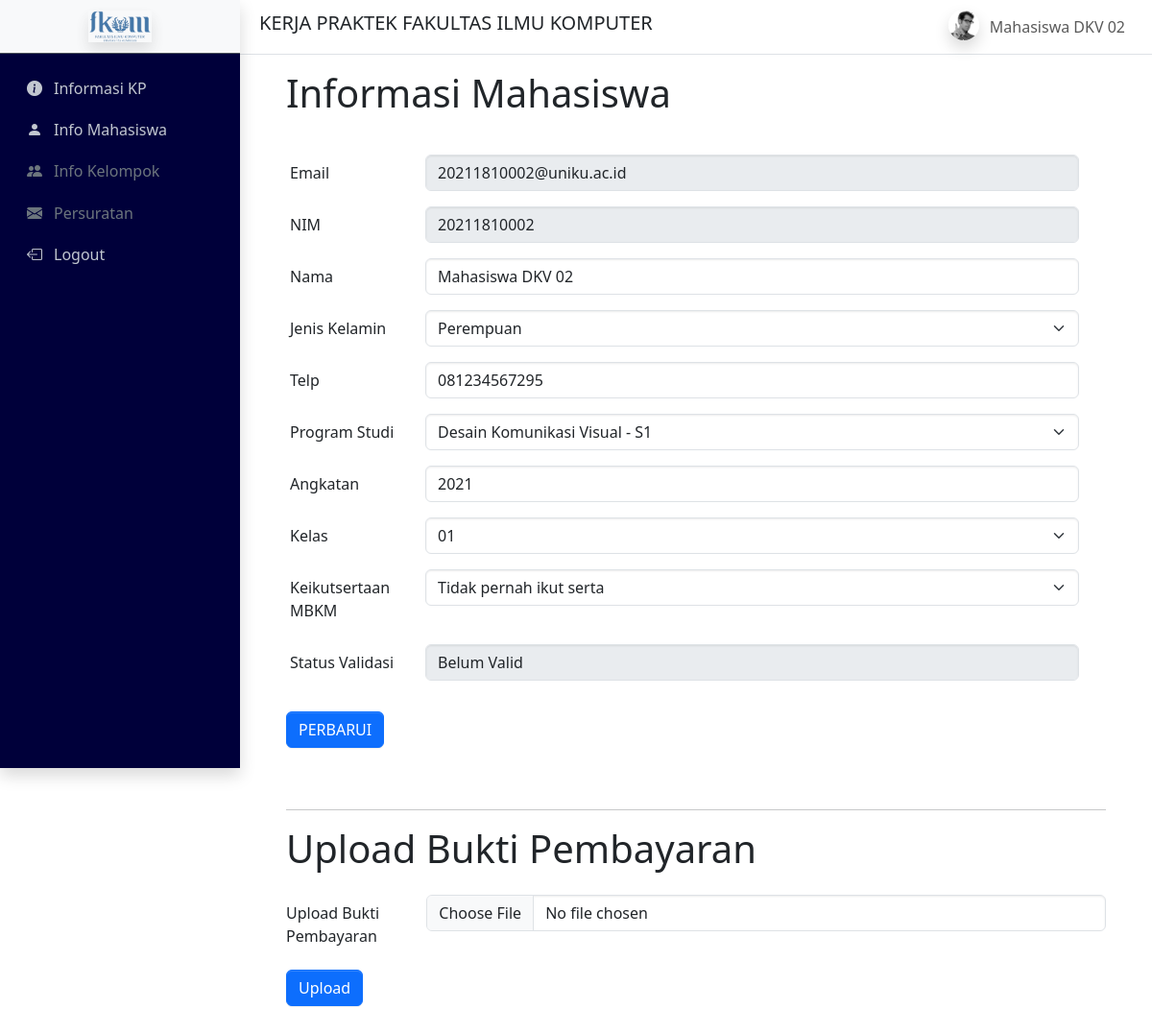
The page /pages/user/dashboard/infomhs.php (signed in) on the database its author committed.
### tables this page shows
CREATE TABLE `mahasiswa` (
  `nim` varchar(15) NOT NULL,
  `email` varchar(50) NOT NULL,
  `password` varchar(255) NOT NULL,
  `nama` varchar(100) NOT NULL,
  `jk` varchar(5) NOT NULL,
  `telp` varchar(15) DEFAULT NULL,
  `prodi` varchar(5) NOT NULL,
  `angkatan` int NOT NULL,
  `kelas` varchar(5) NOT NULL,
  `mbkm` int NOT NULL,
  `jaket` varchar(5) NOT NULL,
  `status` varchar(10) DEFAULT NULL,
  `file_upload` varchar(50) DEFAULT NULL,
  `status_validasi` int DEFAULT NULL
);

### pages/user/dashboard/infomhs.php (the view, shortened to what this page needs)
<?php
include('../../koneksi.php');
if($_SESSION['no_kelompok'] == '-') {
    $is_no_kelompok_empty = 1;
}
$query = "
    SELECT COUNT(*) AS count
    FROM kpconnection kc
    INNER JOIN mahasiswa m ON kc.nim = m.nim
    INNER JOIN kelompok k ON kc.no_kelompok = k.no_kelompok
    WHERE k.no_kelompok = ? AND m.status_validasi = 0
";
$stmt = $conn->prepare($query);
if ($stmt) {
    $stmt->bind_param("i", $_SESSION['no_kelompok']);
    $stmt->execute();
    $result = $stmt->get_result();
    $data = $result->fetch_assoc();
    $is_disabled = $data['count'] > 0;
} else {
    die("Query failed: " . $conn->error);
}
$user_nim = $_SESSION['user_nim'];
$query = "SELECT * FROM mahasiswa WHERE nim = '$user_nim'";
$result = $conn->query($query);
if ($result->num_rows > 0) {
    $mahasiswa = $result->fetch_assoc();
} else {
    $mahasiswa = null;
}
$status_val = $mahasiswa['status_validasi'] == 1 ? "Valid" : "Belum Valid";
?>
<!DOCTYPE html>
<html lang="en">
<head>
    <link rel="stylesheet" href="../../../css/adminlte.min.css"/>
    <link rel="stylesheet" href="https://cdn.jsdelivr.net/npm/bootstrap-icons@1.11.3/font/bootstrap-icons.min.css">
</head>
<body>
    <body class="layout-fixed sidebar-expand-lg">
        <div class="app-wrapper">
            <nav class="app-header navbar navbar-expand bg-body">
                <div class="container-fluid">
                    <h5 class="brand-text text-dark ms-2 align-middle">KERJA PRAKTEK FAKULTAS ILMU KOMPUTER</h5>
                    <ul class="navbar-nav ms-auto">
                        <li class="nav-item dropdown user-menu">
                            <a href="#" class="nav-link dropdown-toggle" data-bs-toggle="dropdown">
                                <img src="/dist/assets/img/user2-160x160.jpg" class="user-image rounded-circle shadow" alt="User Image">
                                <span class="d-none d-md-inline"><?php echo htmlspecialchars($_SESSION['user_name']);?></span>
                            </a>
                        </li>
                    </ul>
                </div>
            </nav>
            <aside class="app-sidebar shadow" style="background-color: rgb(0, 0, 58); color: white;" data-bs-theme="dark">
                <div class="sidebar-brand bg-light"> <a href="./home.html" class="brand-link"> <img src="/dist/assets/img/LOGOFKOM.png" alt="AdminLTE Logo" class="brand-image opacity-75 shadow"> </a> </div>
                <div class="sidebar-wrapper">
                    <nav class="mt-2">
                        <ul class="nav sidebar-menu flex-column" role="menu">
                            <li class="nav-item"> <a href="infokp.php" class="nav-link"><i class="nav-icon bi bi-info-circle-fill"></i>
                                <p>Informasi KP</p>
                            </a> </li>
                            <li class="nav-item"> <a href="infomhs.php" class="nav-link"> <i class="nav-icon bi bi-person-fill"></i>
                                    <p>Info Mahasiswa</p>
                                </a> </li>
                                <li class="nav-item">  <a href="infokelompok.php"
       class="nav-link <?php echo $is_no_kelompok_empty == 1 ? 'disabled' : ''; ?>"
       <?php echo $is_no_kelompok_empty == 1 ? 'tabindex="-1" aria-disabled="true"' : ''; ?>>
        <i class="nav-icon bi bi-people-fill"></i>
        <p>Info Kelompok</p>
    </a> </li>
                            <li class="nav-item"><a href="persuratan.php"
       class="nav-link <?php echo ($is_no_kelompok_empty == 1 || $is_disabled) ? 'disabled' : ''; ?>"
       <?php echo ($is_no_kelompok_empty == 1 || $is_disabled) ? 'tabindex="-1" aria-disabled="true"' : ''; ?>>
        <i class="nav-icon bi bi-envelope-fill"></i>
        <p>Persuratan</p>
    </a></li>
                            <li class="nav-item"> <a href="../../logout.php" class="nav-link"> <i class="nav-icon bi bi-box-arrow-left"></i>
                                    <p>Logout</p>
                                </a> </li>
                        </ul>
                    </nav>
                </div>
            </aside>
            <main class="app-main">
                <div class="container-fluid px-5 py-3">
                    <h1>Informasi Mahasiswa</h1>
                    <?php if ($mahasiswa): ?>
                    <form action="<?= htmlspecialchars($_SERVER['PHP_SELF']) . '?v=' . time(); ?>" method="post" class="row g-3 py-5">
                        <div class="row mb-3">
                            <label for="emailform" class="col-sm-2 col-form-label">Email</label>
                            <div class="col-sm-10">
                                <input type="email" class="form-control" name="email" id="emailform" value="<?= htmlspecialchars($mahasiswa['email']) ?>" disabled>
                            </div>
                        </div>
                        <div class="row mb-3">
                            <label for="nim" class="col-sm-2 col-form-label">NIM</label>
                            <div class="col-sm-10">
                                <input type="text" class="form-control" name="nim" id="nim" value="<?= htmlspecialchars($mahasiswa['nim']) ?>" disabled>
                            </div>
                        </div>
                        <div class="row mb-3">
                            <label for="nama" class="col-sm-2 col-form-label">Nama</label>
                            <div class="col-sm-10">
                                <input type="text" name="nama" class="form-control" id="nama" value="<?= htmlspecialchars($mahasiswa['nama']) ?>" required>
                            </div>
                        </div>
                        <div class="row mb-3">
                            <label for="jk" class="col-sm-2 col-form-label">Jenis Kelamin</label>
                            <div class="col-sm-10">
                                <select name="jk" id="jk" class="form-select">
                                    <option value="P" <?= $mahasiswa['jk'] === 'P' ? 'selected' : '' ?>>Perempuan</option>
                                </select>
                            </div>
                        </div>
                        <div class="row mb-3">
                            <label for="telp" class="col-sm-2 col-form-label">Telp</label>
                            <div class="col-sm-10">
                                <input type="text" class="form-control" name="telp" id="telp" value="<?= htmlspecialchars($mahasiswa['telp']) ?>">
                            </div>
                        </div>
                        <div class="row mb-3">
                            <label for="prodi" class="col-sm-2 col-form-label">Program Studi</label>
                            <div class="col-sm-10">
                                <select name="prodi" id="prodi" class="form-select">
                                    <option value="DKV" <?= $mahasiswa['prodi'] === 'DKV' ? 'selected' : '' ?>>Desain Komunikasi Visual - S1</option>
                                </select>
                            </div>
                        </div>
                        <div class="row mb-3">
                            <label for="angkatan" class="col-sm-2 col-form-label">Angkatan</label>
                            <div class="col-sm-10">
                                <input type="text" name="angkatan" class="form-control" id="angkatan" value="<?= htmlspecialchars($mahasiswa['angkatan']) ?>" required>
                            </div>
                        </div>
                        <div class="row mb-3">
                            <label for="kelas" class="col-sm-2 col-form-label">Kelas</label>
                            <div class="col-sm-10">
                                <select name="kelas" id="kelas" class="form-select">
                                    <option value="01" <?= $mahasiswa['kelas'] === '01' ? 'selected' : '' ?>>01</option>
                                </select>
                            </div>
                        </div>
                        <div class="row mb-3">
                            <label for="mbkm" class="col-sm-2 col-form-label">Keikutsertaan MBKM</label>
                            <div class="col-sm-10">
                                <select name="mbkm" id="mbkm" class="form-select">
                                    <option value="0" <?= $mahasiswa['mbkm'] === '0' ? 'selected' : '' ?>>Tidak pernah ikut serta</option>
                                </select>
                            </div>
                        </div>
                        <div class="row mb-3">
                            <label for="status_validasi" class="col-sm-2 col-form-label">Status Validasi</label>
                            <div class="col-sm-10">
                                <input type="text" class="form-control" name="status_validasi" id="status_validasi" placeholder="Status Validasi" value="<?= htmlspecialchars($status_val) ?>" disabled>
                            </div>
                        </div>
                        <div class="col-12">
                            <button class="btn btn-primary" type="submit" name="submit_data">PERBARUI</button>
                        </div>
                    </form>
                    <?php endif; ?>
                    <hr>
                    <h1>Upload Bukti Pembayaran</h1>
                    <form action="<?= htmlspecialchars($_SERVER['PHP_SELF']) . '?v=' . time(); ?>" method="post" enctype="multipart/form-data">
                        <div class="row py-3">
                            <label for="formFile" class="col-sm-2 col-form-label">Upload Bukti Pembayaran</label>
                            <div class="col-sm-10">
                                <input class="form-control" type="file" name="file_bukti" id="formFile" required>
                            </div>
                        </div>
                        <div class="col-12">
                            <button type="submit" name="submit_upload" class="btn btn-primary">Upload</button>
                        </div>
                    </form>
                </div>
            </main>
        </div>
    </body>
</html>

### pages/user/dashboard/infomhs.php (style rules this page uses)
.nav-link.disabled { pointer-events: none; color: #6c757d; cursor: not-allowed; }

### rows shown on the page
mahasiswa: email "20211810002@uniku.ac.id", nim "20211810002", nama "Mahasiswa DKV 02", jk "Perempuan", telp "081234567295", prodi "Desain Komunikasi Visual - S1", angkatan "2021", kelas "01", mbkm "Tidak pernah ikut serta", status_validasi "Belum Valid"

### other values the page prints
$_SESSION['user_name'] "Mahasiswa DKV 02"
